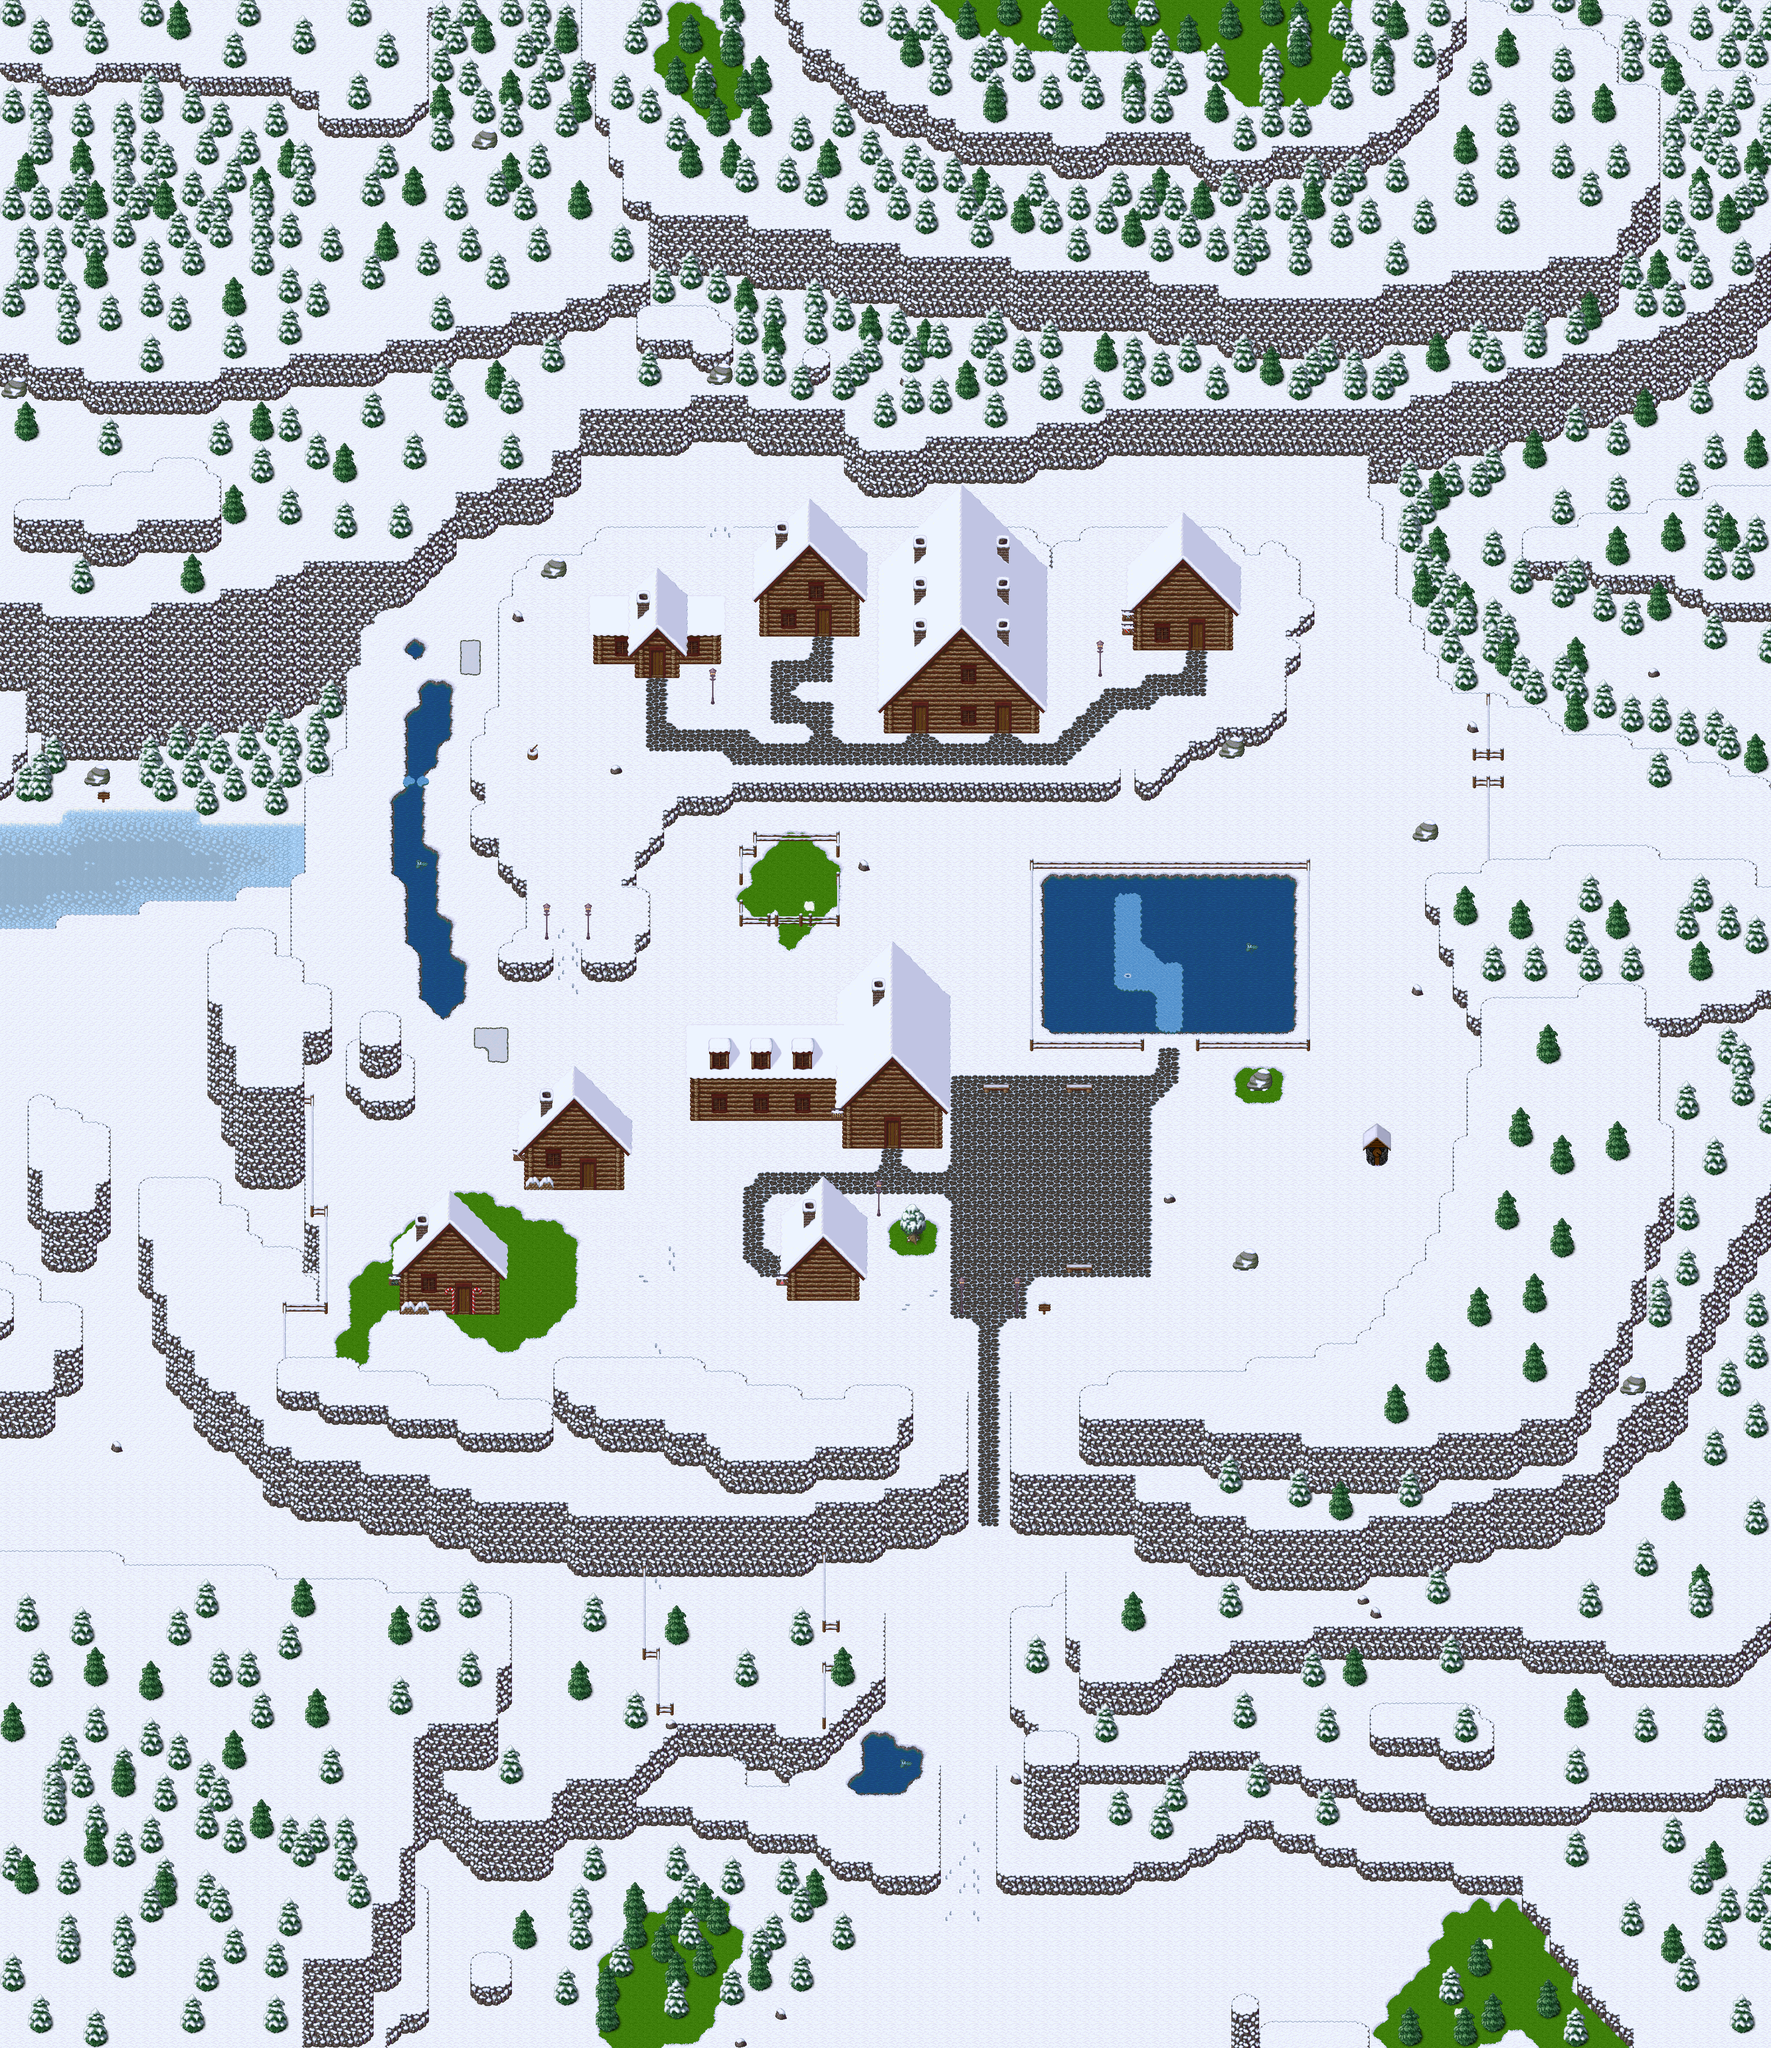

This is a level from a 2D game, rendered from its Tiled map with the project's own tilesets. A one-line summary and the map file follow, with tile-layer data summarised:
An orthogonal 128x148 tile map with 32x32 px tiles, 8 tile layers (Ground1, Ground2, Ground3, Fringe, ...), 2 hidden layers not drawn, 11 tilesets and 30 objects (14x particle_effect, 10x warp, 6x spawn).

<map version="1.8" tiledversion="1.8.0" orientation="orthogonal" renderorder="right-down" width="128" height="148" tilewidth="32" tileheight="32" infinite="0" nextlayerid="14" nextobjectid="33">
 <properties>
  <property name="author" value="The Mana World Team, Jesusalva" />
  <property name="background0image" value="graphics/images/spit23loginwallpaper_800x600.png" />
  <property name="license" value="GPL v2+" />
  <property name="manaplus version" value="2" />
  <property name="minimap" value="graphics/minimaps/020-1.png" />
  <property name="music" value="tws_birds_in_the_sunrise.ogg" />
  <property name="name" value="Nivalis" />
  <property name="overlay0image" value="graphics/images/ambient/cloud.png" />
  <property name="overlay0parallax" value="1.0" />
  <property name="overlay0scrollX" value="0.2" />
  <property name="overlay0scrollY" value="0.1" />
  <property name="overlay1image" value="graphics/images/ambient/darkness2.png" />
  <property name="overlay1mask" value="2" />
  <property name="overlay1parallax" value="1.0" />
  <property name="overlay1scrollX" value="0.2" />
  <property name="overlay1scrollY" value="0.1" />
  <property name="overlay2image" value="graphics/images/ambient/darkness1.png" />
  <property name="overlay2mask" value="4" />
  <property name="overlay2parallax" value="1.0" />
  <property name="overlay2scrollX" value="0.3" />
  <property name="overlay2scrollY" value="0.2" />
  <property name="overlay3image" value="graphics/images/ambient/night.png" />
  <property name="overlay3keepratio" value="true" />
  <property name="overlay3mask" value="8" />
  <property name="overlay4image" value="graphics/images/ambient/rain.png" />
  <property name="overlay4mask" value="16" />
  <property name="overlay4parallax" value="1.0" />
  <property name="overlay4scrollX" value="-0.3" />
  <property name="overlay4scrollY" value="1.6" />
  <property name="overlay5image" value="graphics/images/ambient/sandstorm.png" />
  <property name="overlay5mask" value="32" />
  <property name="overlay5parallax" value="1.0" />
  <property name="overlay5scrollX" value="0.2" />
  <property name="overlay5scrollY" value="0.1" />
  <property name="overlay6image" value="graphics/images/ambient/snow.png" />
  <property name="overlay6mask" value="64" />
  <property name="overlay6parallax" value="1.0" />
  <property name="overlay6scrollX" value="0.4" />
  <property name="overlay6scrollY" value="0.2" />
 </properties>
 <tileset firstgid="1" name="collision" tilewidth="32" tileheight="32" tilecount="9" columns="3">
  <image source="../graphics/tilesets/collision.png" width="96" height="96" />
 </tileset>
 <tileset firstgid="10" name="snow2" tilewidth="32" tileheight="32" tilecount="256" columns="16">
  <image source="../graphics/tilesets/snow2.png" width="512" height="512" />
 </tileset>
 <tileset firstgid="266" name="snow_x2" tilewidth="32" tileheight="64" tilecount="16" columns="16">
  <image source="../graphics/tilesets/snow_x2.png" width="512" height="64" />
 </tileset>
 <tileset firstgid="282" name="snow_tree_x3" tilewidth="64" tileheight="96" tilecount="4" columns="4">
  <image source="../graphics/tilesets/snow_tree_x3.png" width="256" height="96" />
 </tileset>
 <tileset firstgid="286" name="snow_village" tilewidth="32" tileheight="32" tilecount="256" columns="16">
  <image source="../graphics/tilesets/snow_village.png" width="512" height="512" />
 </tileset>
 <tileset firstgid="542" name="snow_ground" tilewidth="32" tileheight="32" tilecount="77" columns="11">
  <image source="../graphics/tilesets/snow_ground.png" width="352" height="224" />
 </tileset>
 <tileset firstgid="619" name="snow_x3" tilewidth="32" tileheight="96" tilecount="4" columns="4">
  <image source="../graphics/tilesets/snow_x3.png" width="128" height="96" />
 </tileset>
 <tileset firstgid="623" name="snow_village_x3" tilewidth="32" tileheight="96" tilecount="10" columns="10">
  <image source="../graphics/tilesets/snow_village_x3.png" width="320" height="96" />
 </tileset>
 <tileset firstgid="633" name="snow_village_x4" tilewidth="32" tileheight="128" tilecount="10" columns="10">
  <image source="../graphics/tilesets/snow_village_x4.png" width="320" height="128" />
 </tileset>
 <tileset firstgid="643" name="snow_x4" tilewidth="32" tileheight="128" tilecount="4" columns="4">
  <image source="../graphics/tilesets/snow_x4.png" width="128" height="128" />
 </tileset>
 <tileset firstgid="647" name="night" tilewidth="32" tileheight="32" tilecount="256" columns="16">
  <image source="../graphics/tilesets/night.png" width="512" height="512" />
 </tileset>
 <layer id="1" name="Ground1" width="128" height="148">
  <data>[18944 cells, 18944 non-empty, 63 distinct tile ids]</data>
 </layer>
 <layer id="2" name="Ground2" width="128" height="148">
  <data>[18944 cells, 5639 non-empty, 90 distinct tile ids]</data>
 </layer>
 <layer id="3" name="Ground3" width="128" height="148">
  <data>[18944 cells, 169 non-empty, 33 distinct tile ids]</data>
 </layer>
 <layer id="4" name="Fringe" width="128" height="148">
  <data>[18944 cells, 900 non-empty, 64 distinct tile ids]</data>
 </layer>
 <layer id="5" name="Over1" width="128" height="148">
  <data>[18944 cells, 61 non-empty, 30 distinct tile ids]</data>
 </layer>
 <layer id="6" name="Over2" width="128" height="148">
  <data>[18944 cells, 702 non-empty, 55 distinct tile ids]</data>
 </layer>
 <layer id="7" name="Over3" width="128" height="148">
  <data>[18944 cells, 60 non-empty, 14 distinct tile ids]</data>
 </layer>
 <layer id="13" name="Night" width="128" height="148">
  <properties>
   <property name="Mask" value="8" />
  </properties>
  <data>[18944 cells, 60 non-empty, 8 distinct tile ids]</data>
 </layer>
 <layer id="8" name="Collision" width="128" height="148" visible="0">
  <data>[18944 cells, 14278 non-empty, 3 distinct tile ids]</data>
 </layer>
 <layer id="9" name="Heights" width="128" height="148" visible="0">
  <data>[18944 cells, 4 non-empty, 1 distinct tile ids]</data>
 </layer>
 <objectgroup id="10" name="Warps" visible="0">
  <object id="2" name="To Nivalis Bank" type="warp" x="1504" y="1536" width="32" height="32">
   <properties>
    <property name="dest_map" value="020-2" />
    <property name="dest_x" value="30" />
    <property name="dest_y" value="36" />
   </properties>
  </object>
  <object id="3" name="To Blue Sage House" type="warp" x="2112" y="1664" width="32" height="32">
   <properties>
    <property name="dest_map" value="020-7" />
    <property name="dest_x" value="40" />
    <property name="dest_y" value="49" />
   </properties>
  </object>
  <object id="4" name="To Nivalis Inn" type="warp" x="2048" y="2624" width="32" height="32">
   <properties>
    <property name="dest_map" value="020-4" />
    <property name="dest_x" value="64" />
    <property name="dest_y" value="53" />
   </properties>
  </object>
  <object id="5" name="To Armory" type="warp" x="2752" y="1472" width="32" height="32">
   <properties>
    <property name="dest_map" value="020-5" />
    <property name="dest_x" value="33" />
    <property name="dest_y" value="30" />
   </properties>
  </object>
  <object id="6" name="To Nivalis Alchemy Shop" type="warp" x="1824" y="2912" width="32" height="32">
   <properties>
    <property name="dest_map" value="020-3" />
    <property name="dest_x" value="20" />
    <property name="dest_y" value="28" />
   </properties>
  </object>
  </objectgroup>
 <objectgroup color="#ff007f" id="11" name="Particles" visible="0">
  <!-- 14 objects omitted --></objectgroup>
 <objectgroup color="#ff7f00" id="12" name="Spawns" visible="0">
  <!-- 6 objects omitted --></objectgroup>
</map>
<!-- 25 of 30 objects omitted -->
